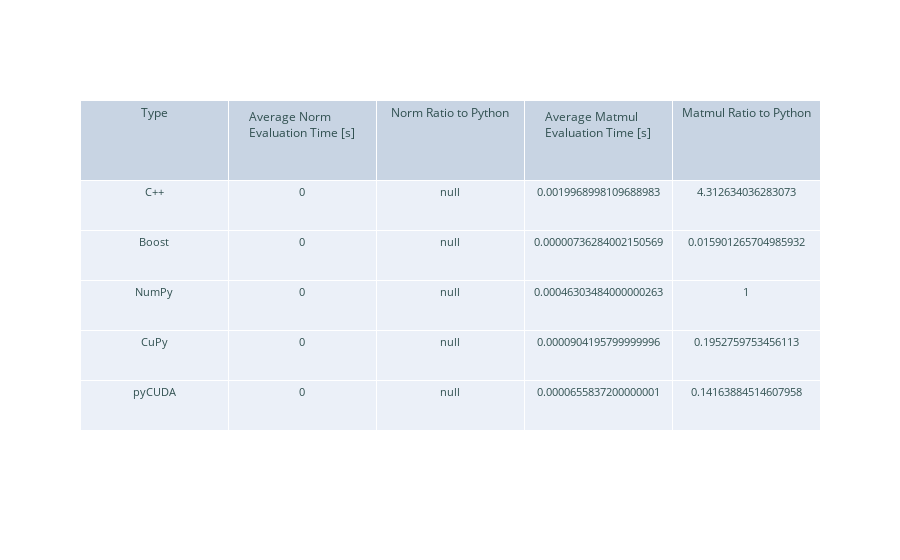

Write notebook code for a chart like this one.
### Code cell
from pbmo.pbmo import PBMO

# single dimension
# nrows = 1000
# ncols = 1000
nrows = 100
ncols = 100
pbmo = PBMO(dims=(nrows, ncols), exclude_matrices=["Python"])
# evaluate
# pbmo.evaluate_norm()
pbmo.evaluate_matmul()

# collect results
pbmo.collect_results()

# print table
pbmo.print_results(with_plotly=True)

### Figure 1 — Plotly figure (JSON) as saved in the notebook; plotly's stock layout.template omitted (floating-point values rounded to 4 significant figures)
{"data": [{"cells": {"align": "center", "font": {"color": "darkslategray", "size": 11}, "height": 50, "values": [["C++", "Boost", "NumPy", "CuPy", "pyCUDA"], [0, 0, 0, 0, 0], [null, null, null, null, null], [0.001997, 7.363e-06, 0.000463, 9.042e-05, 6.558e-05], [4.313, 0.0159, 1, 0.1953, 0.1416]]}, "columnwidth": 900, "header": {"align": "center", "font": {"color": "darkslategray", "size": 12}, "height": 80, "values": ["Type", "Average Norm Evaluation Time [s]", "Norm Ratio to Python", "Average Matmul Evaluation Time [s]", "Matmul Ratio to Python"]}, "type": "table"}], "layout": {}}
